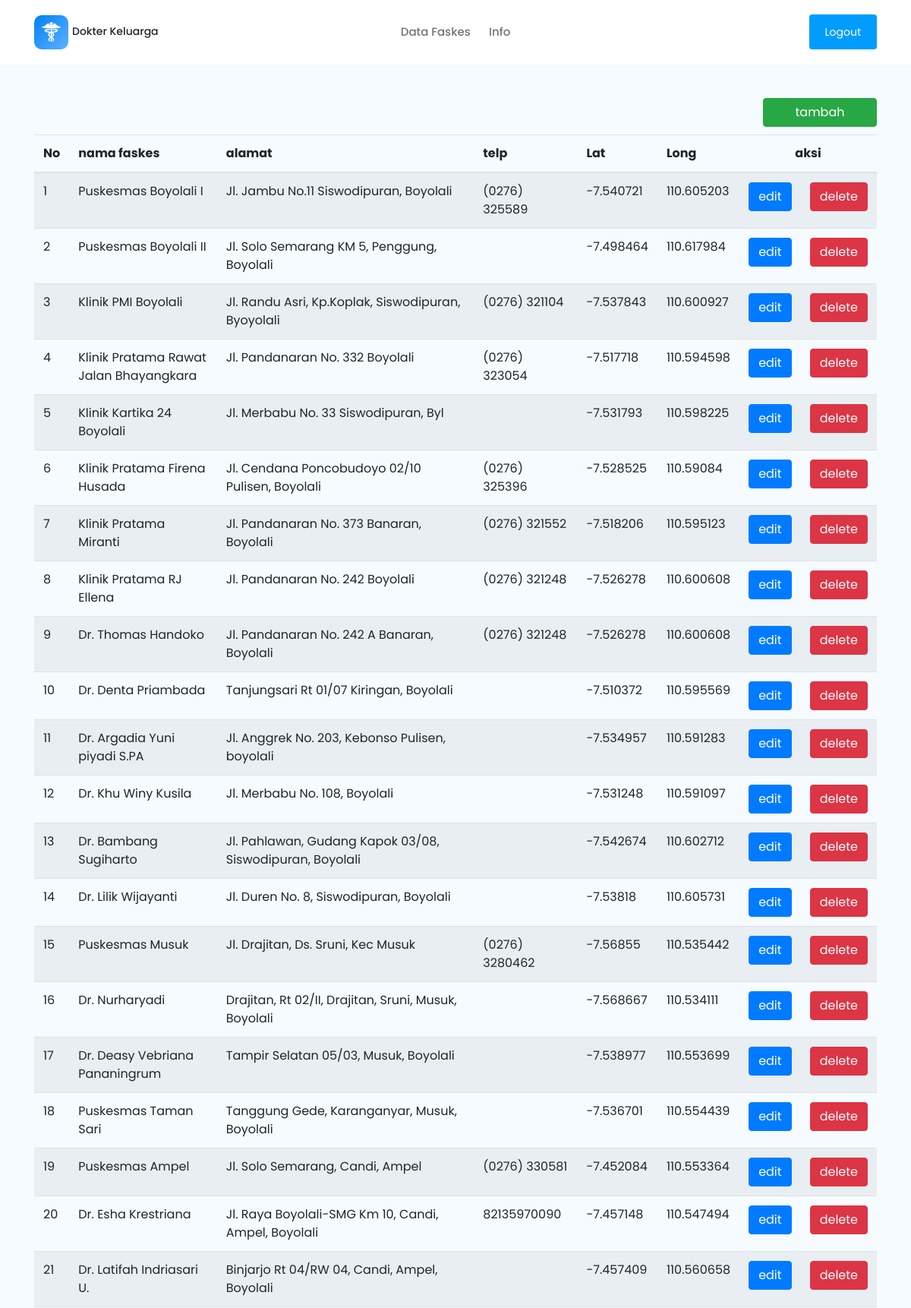
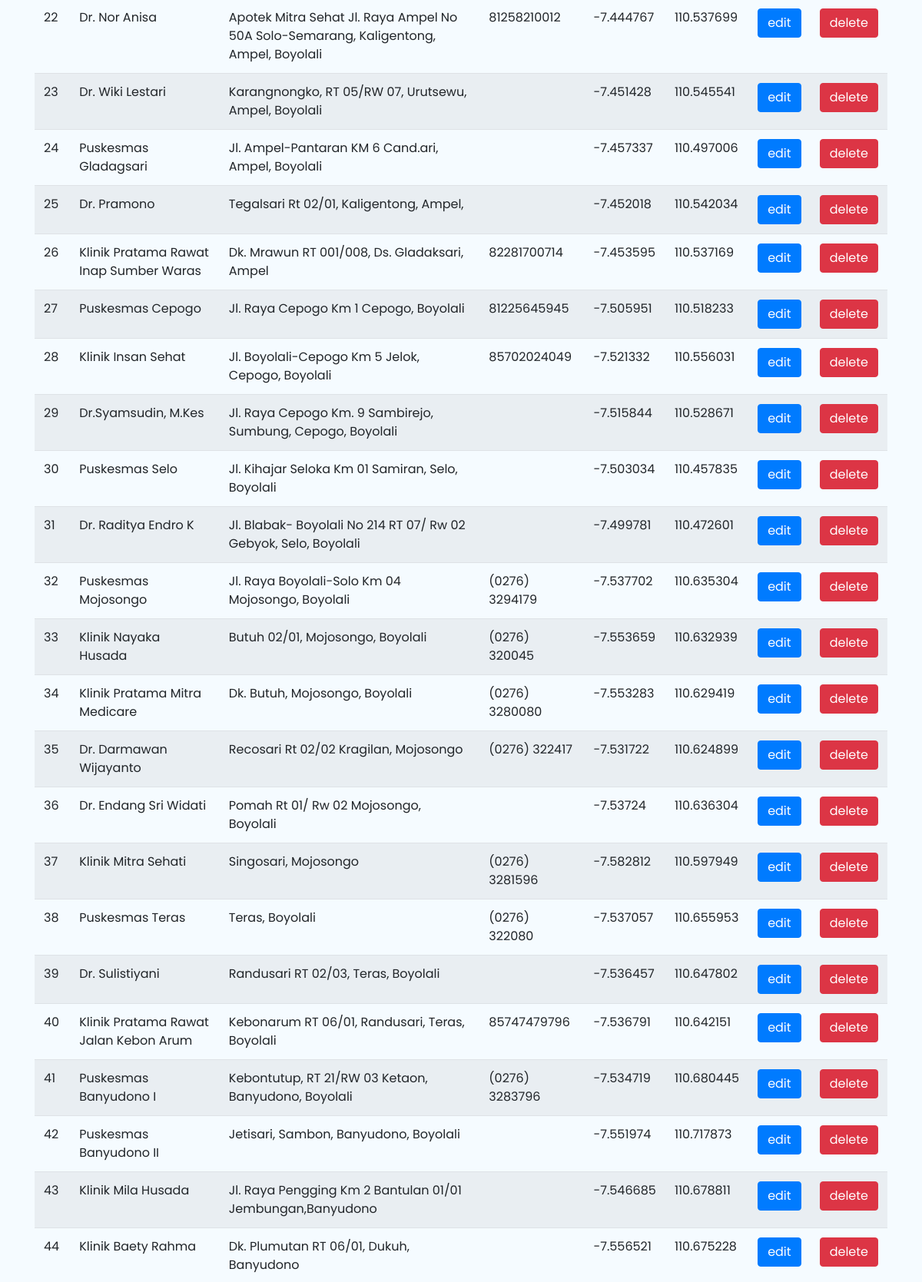
The page /master/admin.php (signed in, upper part) on the database its author committed (2 pictures, top to bottom).
### tables this page shows
CREATE TABLE IF NOT EXISTS `tb_tempat` (
  `id_tempat` int(11) NOT NULL AUTO_INCREMENT,
  `nama_tempat` varchar(255) NOT NULL,
  `gambar` varchar(255) DEFAULT NULL,
  `lat` double NOT NULL,
  `lng` double NOT NULL,
  `lokasi` varchar(255) NOT NULL,
  `telp` varchar(20) DEFAULT NULL,
  `kecamatan` varchar(255) DEFAULT NULL,
  PRIMARY KEY (`id_tempat`)
);

### master/admin.php (the view, shortened to what this page needs)
<!doctype html>
<html class="no-js" lang="zxx">
<head>
    <link rel="stylesheet" href="css/bootstrap.min.css">
    <link rel="stylesheet" href="css/owl.carousel.min.css">
    <link rel="stylesheet" href="css/magnific-popup.css">
    <link rel="stylesheet" href="css/font-awesome.min.css">
    <link rel="stylesheet" href="css/themify-icons.css">
    <link rel="stylesheet" href="css/nice-select.css">
    <link rel="stylesheet" href="css/flaticon.css">
    <link rel="stylesheet" href="css/gijgo.css">
    <link rel="stylesheet" href="css/animate.css">
    <link rel="stylesheet" href="css/slicknav.css">
    <link rel="stylesheet" href="css/style.css">
    <?php
     include "koneksi.php";
    $query_mysql =  mysqli_query($connect,"SELECT * FROM tb_tempat");
    $count = 1;
    ?>
</head>
<body>
    <header>
        <div class="header-area ">
            <div id="sticky-header" class="main-header-area">
                <div class="container">
                    <div class="row align-items-center">
                        <div class="col-xl-3 col-lg-2">
                            <div class="logo">
                                  <div style="display: inline-block;margin-right: 5px;"><img src="img/logo.png" alt="Web Faskes"></div><div style="display: inline-block;"><h6> Dokter Keluarga</h6></div>
                            </div>
                        </div>
                        <div class="col-xl-6 col-lg-7">
                            <div class="main-menu  d-none d-lg-block">
                                <nav>
                                    <ul id="navigation">
                                        <li><a class="active" href="admin.php">Data Faskes</a></li>
                                        <li><a href="persyaratan.php">Info</a></li>
                                    </ul>
                                </nav>
                            </div>
                        </div>
                        <div class="col-xl-3 col-lg-3 d-none d-lg-block">
                            <div class="Appointment">
                                <div class="book_btn d-none d-lg-block">
                                    <a href="home.php">Logout</a>
                                </div>
                            </div>
                        </div>
                        <div class="col-12">
                        </div>
                    </div>
                </div>
            </div>
        </div>
    </header>
    <div class="our_department_area">
        <div class="container" style="margin-top: -76px;">
            <div align="right"><a class="btn btn-success" href="tambah.php" style="margin-bottom: 10px;width: 150px;">tambah</a></div>
             <table class="table table-striped">
                <thead>
                  <tr>
                    <th>No</th>
                    <th>nama faskes</th>
                    <th>alamat</th>
                    <th>telp</th>
                    <th>Lat</th>
                    <th>Long</th>
                    <th colspan="2" align="center" style="text-align:center">aksi</th>
                </tr>
                </thead>
                   <tbody>
                    <?php
                while($data = mysqli_fetch_array($query_mysql)){
                ?>
                    <td><?php echo $count?></td>
                    <td><?php echo $data['nama_tempat']?></td>
                    <td><?php echo $data['lokasi']?></td>
                    <td><?php echo $data['telp']?></td>
                    <td><?php echo $data['lat']?></td>
                    <td><?php echo $data['lng']?></td>
                    <td align="center" style="text-align:center"><a class="btn btn-primary" href="edit.php?id=<?php echo $data['nama_tempat']; ?>">edit</a></td>
                    <td align="center" style="text-align:center"><a class="btn btn-danger" href="hapus.php?id=<?php echo $data['nama_tempat']; ?>">                delete</a></td>
                <?php
                $count=$count+1;
                }
                ?>
                </tbody>
              </table>
        </div>
    </div>
</body>
</html>

### rows shown on the page
tb_tempat: nama_tempat "Puskesmas Boyolali I", lokasi "Jl. Jambu No.11 Siswodipuran, Boyolali", telp "(0276) 325589", lat "-7.540721", lng "110.605203"
tb_tempat: nama_tempat "Puskesmas Boyolali II", lokasi "Jl. Solo Semarang KM 5, Penggung, Boyolali", lat "-7.498464", lng "110.617984"
tb_tempat: nama_tempat "Klinik PMI Boyolali", lokasi "Jl. Randu Asri, Kp.Koplak, Siswodipuran, Byoyolali", telp "(0276) 321104", lat "-7.537843", lng "110.600927"
tb_tempat: nama_tempat "Klinik Pratama Rawat Jalan Bhayangkara", lokasi "Jl. Pandanaran No. 332 Boyolali", telp "(0276) 323054", lat "-7.517718", lng "110.594598"
tb_tempat: nama_tempat "Klinik Kartika 24 Boyolali", lokasi "Jl. Merbabu No. 33 Siswodipuran, Byl", lat "-7.531793", lng "110.598225"
tb_tempat: nama_tempat "Klinik Pratama Firena Husada", lokasi "Jl. Cendana Poncobudoyo 02/10 Pulisen, Boyolali", telp "(0276) 325396", lat "-7.528525", lng "110.59084"
tb_tempat: nama_tempat "Klinik Pratama Miranti", lokasi "Jl. Pandanaran No. 373 Banaran, Boyolali", telp "(0276) 321552", lat "-7.518206", lng "110.595123"
tb_tempat: nama_tempat "Klinik Pratama RJ Ellena", lokasi "Jl. Pandanaran No. 242 Boyolali", telp "(0276) 321248", lat "-7.526278", lng "110.600608"
tb_tempat: nama_tempat "Dr. Thomas Handoko", lokasi "Jl. Pandanaran No. 242 A Banaran, Boyolali", telp "(0276) 321248", lat "-7.526278", lng "110.600608"
tb_tempat: nama_tempat "Dr. Denta Priambada", lokasi "Tanjungsari Rt 01/07 Kiringan, Boyolali", lat "-7.510372", lng "110.595569"
tb_tempat: nama_tempat "Dr. Argadia Yuni piyadi S.PA", lokasi "Jl. Anggrek No. 203, Kebonso Pulisen, boyolali", lat "-7.534957", lng "110.591283"
tb_tempat: nama_tempat "Dr. Khu Winy Kusila", lokasi "Jl. Merbabu No. 108, Boyolali", lat "-7.531248", lng "110.591097"
tb_tempat: nama_tempat "Dr. Bambang Sugiharto", lokasi "Jl. Pahlawan, Gudang Kapok 03/08, Siswodipuran, Boyolali", lat "-7.542674", lng "110.602712"
tb_tempat: nama_tempat "Dr. Lilik Wijayanti", lokasi "Jl. Duren No. 8, Siswodipuran, Boyolali", lat "-7.53818", lng "110.605731"
tb_tempat: nama_tempat "Puskesmas Musuk", lokasi "Jl. Drajitan, Ds. Sruni, Kec Musuk", telp "(0276) 3280462", lat "-7.56855", lng "110.535442"
tb_tempat: nama_tempat "Dr. Nurharyadi", lokasi "Drajitan, Rt 02/II, Drajitan, Sruni, Musuk, Boyolali", lat "-7.568667", lng "110.534111"
tb_tempat: nama_tempat "Dr. Deasy Vebriana Pananingrum", lokasi "Tampir Selatan 05/03, Musuk, Boyolali", lat "-7.538977", lng "110.553699"
tb_tempat: nama_tempat "Puskesmas Taman Sari", lokasi "Tanggung Gede, Karanganyar, Musuk, Boyolali", lat "-7.536701", lng "110.554439"
tb_tempat: nama_tempat "Puskesmas Ampel", lokasi "Jl. Solo Semarang, Candi, Ampel", telp "(0276) 330581", lat "-7.452084", lng "110.553364"
tb_tempat: nama_tempat "Dr. Esha Krestriana", lokasi "Jl. Raya Boyolali-SMG Km 10, Candi, Ampel, Boyolali", telp "82135970090", lat "-7.457148", lng "110.547494"
tb_tempat: nama_tempat "Dr. Latifah Indriasari U.", lokasi "Binjarjo Rt 04/RW 04, Candi, Ampel, Boyolali", lat "-7.457409", lng "110.560658"
tb_tempat: nama_tempat "Dr. Nor Anisa", lokasi "Apotek Mitra Sehat Jl. Raya Ampel No 50A Solo-Semarang, Kaligentong, Ampel, Boyolali", telp "81258210012", lat "-7.444767", lng "110.537699"
tb_tempat: nama_tempat "Dr. Wiki Lestari", lokasi "Karangnongko, RT 05/RW 07, Urutsewu, Ampel, Boyolali", lat "-7.451428", lng "110.545541"
tb_tempat: nama_tempat "Puskesmas Gladagsari", lokasi "Jl. Ampel-Pantaran KM 6 Cand.ari, Ampel, Boyolali", lat "-7.457337", lng "110.497006"
tb_tempat: nama_tempat "Dr. Pramono", lokasi "Tegalsari Rt 02/01, Kaligentong, Ampel,", lat "-7.452018", lng "110.542034"
tb_tempat: nama_tempat "Klinik Pratama Rawat Inap Sumber Waras", lokasi "Dk. Mrawun RT 001/008, Ds. Gladaksari, Ampel", telp "82281700714", lat "-7.453595", lng "110.537169"
tb_tempat: nama_tempat "Puskesmas Cepogo", lokasi "Jl. Raya Cepogo Km 1 Cepogo, Boyolali", telp "81225645945", lat "-7.505951", lng "110.518233"
tb_tempat: nama_tempat "Klinik Insan Sehat", lokasi "Jl. Boyolali-Cepogo Km 5 Jelok, Cepogo, Boyolali", telp "85702024049", lat "-7.521332", lng "110.556031"
tb_tempat: nama_tempat "Dr.Syamsudin, M.Kes", lokasi "Jl. Raya Cepogo Km. 9 Sambirejo, Sumbung, Cepogo, Boyolali", lat "-7.515844", lng "110.528671"
tb_tempat: nama_tempat "Puskesmas Selo", lokasi "Jl. Kihajar Seloka Km 01 Samiran, Selo, Boyolali", lat "-7.503034", lng "110.457835"
tb_tempat: nama_tempat "Dr. Raditya Endro K", lokasi "Jl. Blabak- Boyolali No 214 RT 07/ Rw 02 Gebyok, Selo, Boyolali", lat "-7.499781", lng "110.472601"
tb_tempat: nama_tempat "Puskesmas Mojosongo", lokasi "Jl. Raya Boyolali-Solo Km 04 Mojosongo, Boyolali", telp "(0276) 3294179", lat "-7.537702", lng "110.635304"
tb_tempat: nama_tempat "Klinik Nayaka Husada", lokasi "Butuh 02/01, Mojosongo, Boyolali", telp "(0276) 320045", lat "-7.553659", lng "110.632939"
tb_tempat: nama_tempat "Klinik Pratama Mitra Medicare", lokasi "Dk. Butuh, Mojosongo, Boyolali", telp "(0276) 3280080", lat "-7.553283", lng "110.629419"
tb_tempat: nama_tempat "Dr. Darmawan Wijayanto", lokasi "Recosari Rt 02/02 Kragilan, Mojosongo", telp "(0276) 322417", lat "-7.531722", lng "110.624899"
tb_tempat: nama_tempat "Dr. Endang Sri Widati", lokasi "Pomah Rt 01/ Rw 02 Mojosongo, Boyolali", lat "-7.53724", lng "110.636304"
tb_tempat: nama_tempat "Klinik Mitra Sehati", lokasi "Singosari, Mojosongo", telp "(0276) 3281596", lat "-7.582812", lng "110.597949"
tb_tempat: nama_tempat "Puskesmas Teras", lokasi "Teras, Boyolali", telp "(0276) 322080", lat "-7.537057", lng "110.655953"
tb_tempat: nama_tempat "Dr. Sulistiyani", lokasi "Randusari RT 02/03, Teras, Boyolali", lat "-7.536457", lng "110.647802"
tb_tempat: nama_tempat "Klinik Pratama Rawat Jalan Kebon Arum", lokasi "Kebonarum RT 06/01, Randusari, Teras, Boyolali", telp "85747479796", lat "-7.536791", lng "110.642151"
tb_tempat: nama_tempat "Puskesmas Banyudono I", lokasi "Kebontutup, RT 21/RW 03 Ketaon, Banyudono, Boyolali", telp "(0276) 3283796", lat "-7.534719", lng "110.680445"
tb_tempat: nama_tempat "Puskesmas Banyudono II", lokasi "Jetisari, Sambon, Banyudono, Boyolali", lat "-7.551974", lng "110.717873"
tb_tempat: nama_tempat "Klinik Mila Husada", lokasi "Jl. Raya Pengging Km 2 Bantulan 01/01 Jembungan,Banyudono", lat "-7.546685", lng "110.678811"
tb_tempat: nama_tempat "Klinik Baety Rahma", lokasi "Dk. Plumutan RT 06/01, Dukuh, Banyudono", lat "-7.556521", lng "110.675228"
